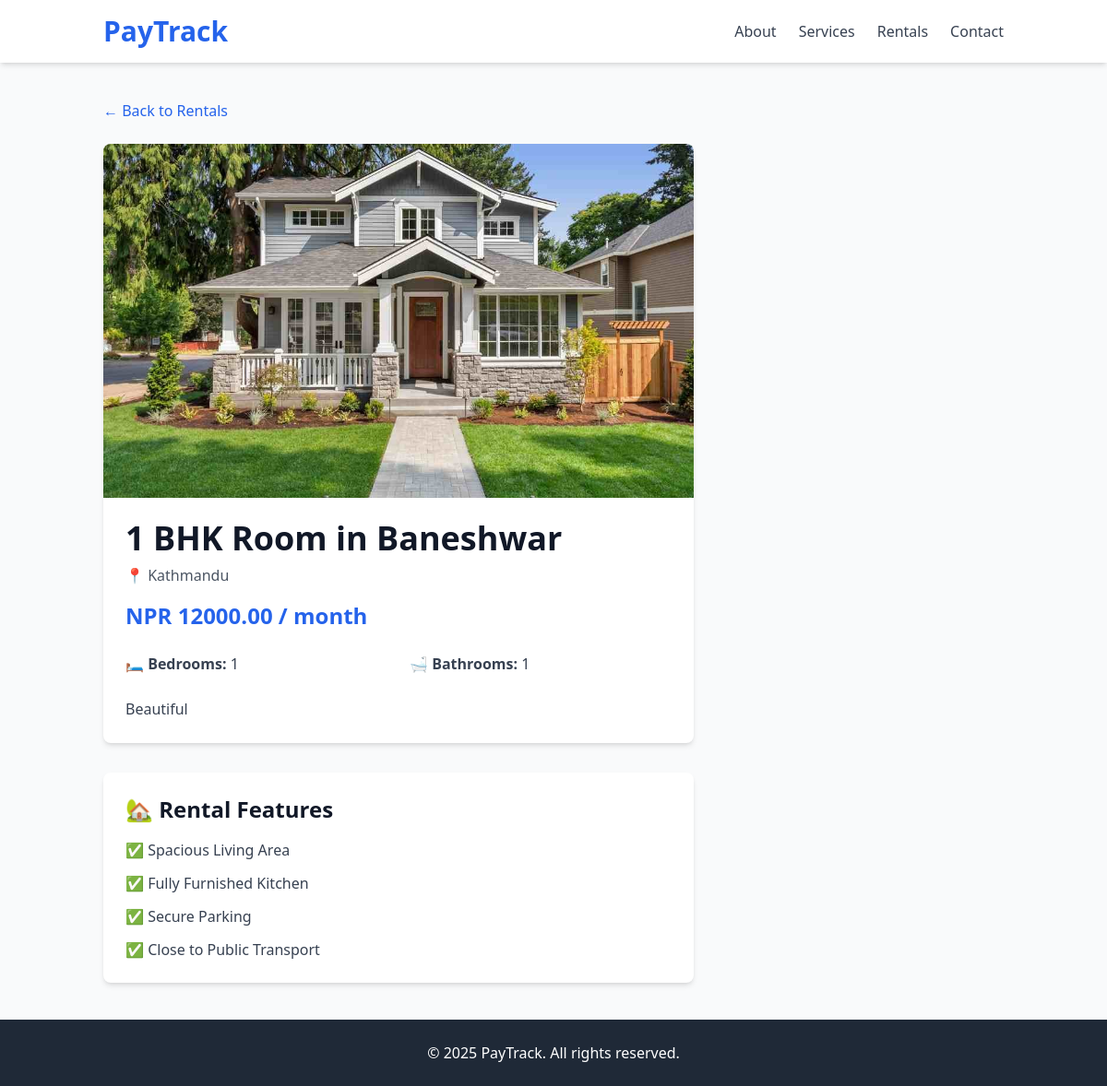
Screenshot of /properties/2/ with the database file from the repository.
### user/models.py (models this page shows, shortened)
class Property(models.Model):
    PROPERTY_TYPES = [
        ('house', 'House'),
        ('apartment', 'Apartment'),
        ('villa', 'Villa'),
        ('land', 'Land'),
    ]
    homeowner = models.ForeignKey(
        settings.AUTH_USER_MODEL,
        on_delete=models.CASCADE,
        related_name='properties',
        null=True,  # Make it nullable temporarily
        blank=True  # Allow it to be blank temporarily
    )
    title = models.CharField(max_length=200, default="Unnamed Property")
    location = models.CharField(max_length=200, default="Unknown Location")
    property_type = models.CharField(max_length=20, choices=PROPERTY_TYPES, default='house')
    price = models.DecimalField(max_digits=10, decimal_places=2, default=0.00)
    bedrooms = models.IntegerField(null=True, blank=True, default=1)
    bathrooms = models.IntegerField(null=True, blank=True, default=1)
    description = models.TextField(default="No description available.")
    image = models.ImageField(upload_to='properties/', default='default_property.jpg')
    featured = models.BooleanField(default=False)

### user/views.py (the view)
# urls.py: path('properties/<int:pk>/', views.property_detail, name='property_detail'),
def property_detail(request, pk):
    property = get_object_or_404(Property, pk=pk)
    return render(request, 'user/property_detail.html', {'property': property})

### user/templates/user/property_detail.html (shortened to what this page needs)
<!DOCTYPE html>
<html lang="en">
<head>
    <script src="https://cdn.tailwindcss.com"></script>
</head>
<body class="bg-gray-50 text-gray-900">
    <header class="bg-white shadow-md py-4">
        <div class="container mx-auto flex justify-between items-center px-6">
            <h1 class="text-3xl font-extrabold text-blue-600">
                <a href="{% url 'landing_page' %}" class="hover:text-blue-800 transition">PayTrack</a>
            </h1>
            <nav class="hidden md:flex space-x-6">
                <a href="{% url 'about_page' %}" class="text-gray-700 hover:text-blue-600 transition">About</a>
                <a href="{% url 'service_page' %}" class="text-gray-700 hover:text-blue-600 transition">Services</a>
                <a href="{% url 'properties_list' %}" class="text-gray-700 hover:text-blue-600 transition">Rentals</a>
                <a href="#contact" class="text-gray-700 hover:text-blue-600 transition">Contact</a>
            </nav>
        </div>
    </header>
    <div class="container mx-auto py-10 px-6">
        <a href="{% url 'properties_list' %}" class="text-blue-600 hover:underline">&larr; Back to Rentals</a>
        <div class="grid grid-cols-1 lg:grid-cols-12 gap-8 mt-6">
            <div class="lg:col-span-8">
                <div class="bg-white shadow-md rounded-lg overflow-hidden">
                    <img src="{{ property.image.url }}" alt="{{ property.title }}" class="w-full h-96 object-cover">
                    <div class="p-6">
                        <h1 class="text-4xl font-bold">{{ property.title }}</h1>
                        <p class="text-gray-600 mt-2">📍 {{ property.location }}</p>
                        <p class="text-blue-600 font-bold text-2xl mt-4">NPR {{ property.price }} / month</p>
                        <div class="grid grid-cols-2 gap-6 mt-6 text-gray-700">
                            <p><strong>🛏 Bedrooms:</strong> {{ property.bedrooms }}</p>
                            <p><strong>🛁 Bathrooms:</strong> {{ property.bathrooms }}</p>
                        </div>
                        <p class="text-gray-700 mt-6 leading-relaxed">{{ property.description }}</p>
                    </div>
                </div>
                <div class="mt-8 bg-white shadow-md rounded-lg p-6">
                    <h3 class="text-2xl font-semibold">🏡 Rental Features</h3>
                    <ul class="mt-4 space-y-3 text-gray-700">
                        <li>✅ Spacious Living Area</li>
                        <li>✅ Fully Furnished Kitchen</li>
                        <li>✅ Secure Parking</li>
                        <li>✅ Close to Public Transport</li>
                    </ul>
                </div>
            </div>
        </div>
    </div>
    <footer class="bg-gray-800 text-white py-6">
        <div class="container mx-auto text-center">
            <p>&copy; 2025 PayTrack. All rights reserved.</p>
        </div>
    </footer>
</body>
</html>

### rows the page displays
Property: image (picture), title "1 BHK Room in Baneshwar", location "Kathmandu", price "12000.00", bedrooms "1", bathrooms "1", description "Beautiful"
